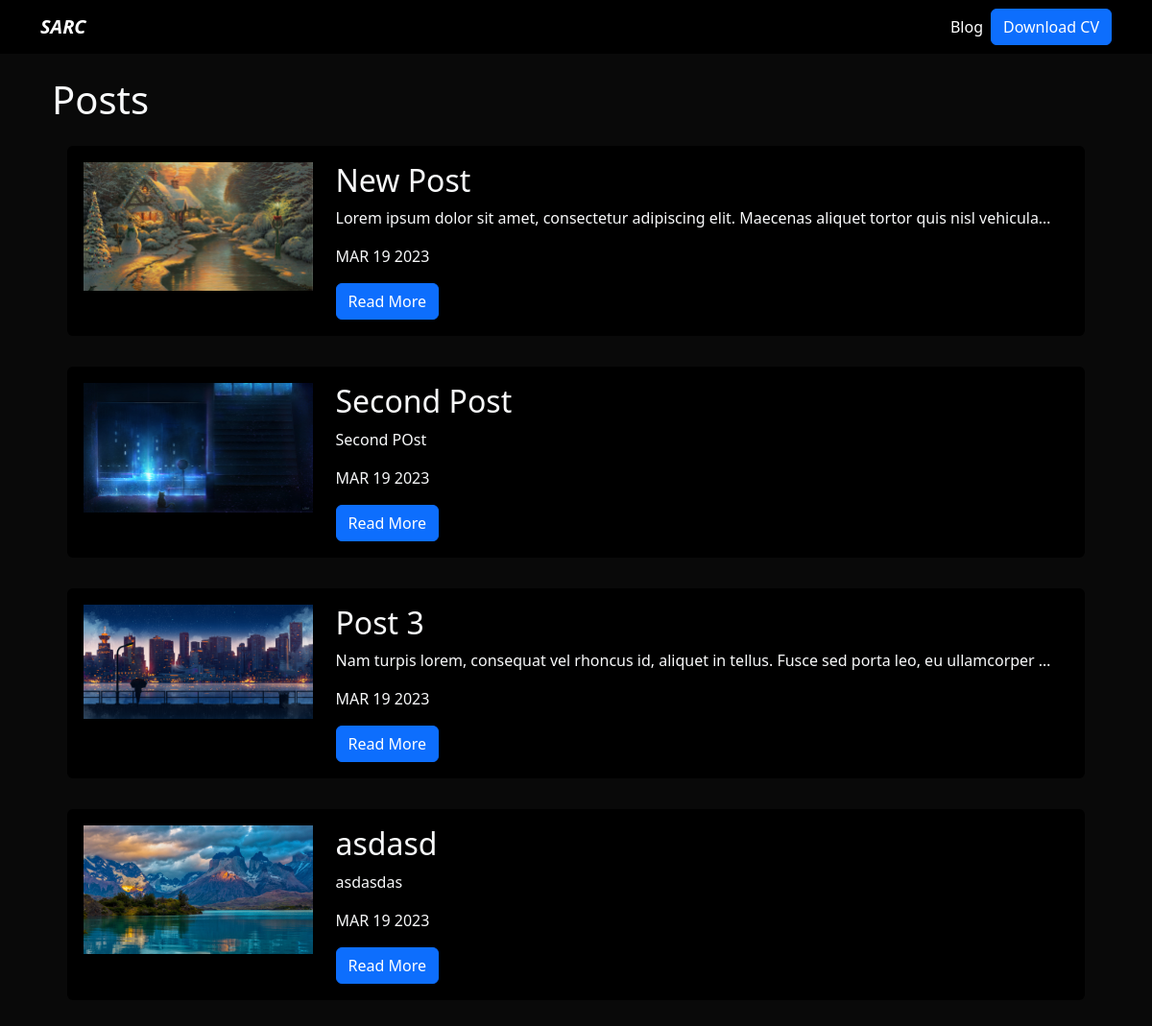
Screenshot of /blog/ with the database file from the repository.
### blog/models.py (models this page shows, shortened)
class Post(models.Model):
    title = models.CharField(max_length=100)
    description = models.TextField()
    image = models.ImageField(upload_to='blog/images')
    date = models.DateField(datetime.date.today)

### blog/views.py (the view)
# urls.py: path('', render_posts, name='posts'),
def render_posts(request):
    posts = Post.objects.all()
    return render(request, 'posts.html',{
        'posts': posts
    })

### blog/templates/posts.html
{% extends 'layout.html' %}
{% block content %}
<h1>Posts</h1>
{% for post in posts %}
<div class="p-3">
    <div class="card card-body bg-black">
        <div class="row">
            <div class="col-3">
                <img src="{{ post.image.url }}" alt="{{ post.title }}" srcset="" class="img-fluid">
            </div>
            <div class="col-9">
                <h2>{{ post.title }}</h2>
                <p>{{ post.description|striptags|truncatechars:100 }}</p>
                <p>{{ post.date|date:'M d Y'|upper }}</p>
                <a href="{% url 'blog:post_detail' post.id %}" class="btn btn-primary"> Read More </a>
            </div>
        </div>
    </div>
</div>
{% endfor %}
</div>
{% endblock %}

### portfolio/templates/layout.html (shortened to what this page needs)
{% load static %}
<!DOCTYPE html>
<html lang="en">
<head>
    <link href="https://cdn.jsdelivr.net/npm/bootstrap@5.3.0-alpha1/dist/css/bootstrap.min.css" rel="stylesheet">
    <link rel="stylesheet" href="{% static 'main.css' %}">
</head>
<body class="text-light">
    {% include 'partials/navbar.html' %}
    <div class="container p-4">
    {% block content %}
    {% endblock %}
</body>
</html>

### portfolio/templates/partials/navbar.html (shortened to what this page needs)
{% load static %}
<nav class="navbar navbar-expand-lg navbar-dark bg-black">
    <div class="container">
      <a class="navbar-brand fw-bold fst-italic" href="/">SARC</a>
      <div class="collapse navbar-collapse" id="navbarNav">
        <ul class="navbar-nav ms-auto">
          <li class="nav-item">
            <a class="nav-link active" aria-current="page" href="{% url 'blog:posts' %}">Blog</a>
          </li>
          <li class="nav-item d-flex align-items-center">
            <a class="btn btn-primary btn-sn" href="{% static 'portfolio/cv.pdf' %}" target="_blank">Download CV</a>
          </li>
      </div>
    </div>
  </nav>

### portfolio/static/main.css (style rules this page uses)
body { background: #090909; }
.bg-black { background: #000; }

### rows the page displays
Post: image (picture), title "New Post", description "Lorem ipsum dolor sit amet, consectetur adipiscing elit. Maecenas aliquet tortor quis nisl vehicula…", date "MAR 19 2023"
Post: image (picture), title "Second Post", description "Second POst", date "MAR 19 2023"
Post: image (picture), title "Post 3", description "Nam turpis lorem, consequat vel rhoncus id, aliquet in tellus. Fusce sed porta leo, eu ullamcorper …", date "MAR 19 2023"
Post: image (picture), title "asdasd", description "asdasdas", date "MAR 19 2023"
